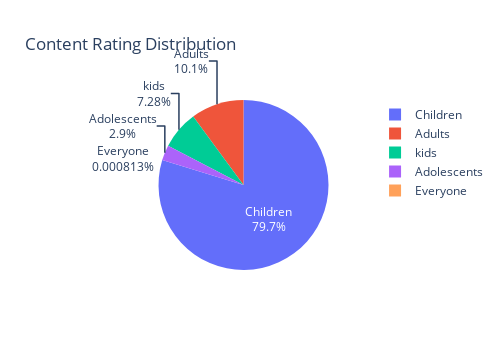

The notebook cell saved with this chart:
### Markdown cell above
#### Question 7:  What is the most common age rating for apps in the App Store?

### Code cell
fig = px.pie(df, values=df["Content_Rating"].value_counts(),
names=df['Content_Rating'].unique(),title="Content Rating Distribution",width=500,height=350)
fig.update_traces(textinfo="label+percent")
fig.show()

### Figure 1 — Plotly figure (JSON) as saved in the notebook; plotly's stock layout.template omitted (floating-point values rounded to 4 significant figures)
{"data": [{"domain": {"x": [0, 1], "y": [0, 1]}, "hovertemplate": "label=%{label}<br>value=%{value}<extra></extra>", "labels": ["Children", "Adults", "kids", "Adolescents", "Everyone"], "legendgroup": "", "name": "", "showlegend": true, "textinfo": "label+percent", "type": "pie", "values": [980095, 123988, 89497, 35673, 10]}], "layout": {"height": 350, "legend": {"tracegroupgap": 0}, "title": {"text": "Content Rating Distribution"}, "width": 500}}
